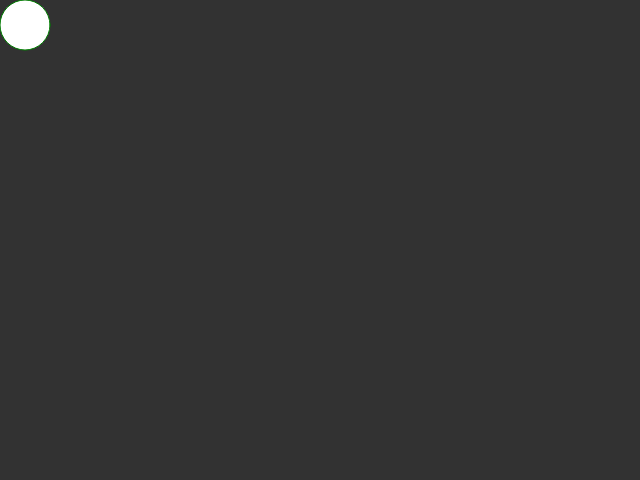
Frame 1 (no input)
Frame 60 (no input): identical to frame 1, image omitted
Frame 120 (the mouse pressed at the canvas centre since frame 60): identical to frame 1, image omitted

The p5.js sketch that drew this single still picture (run headless with seeded random() and noise() and a simulated clock; from frame 60 on, the mouse is pressed at the canvas centre):

// p5.js sketch
// ── sketch.js
function setup() {
  createCanvas(640, 480);

}

function draw() {
  background(50);
  stroke('green');
  circle(25,25,50)
}
